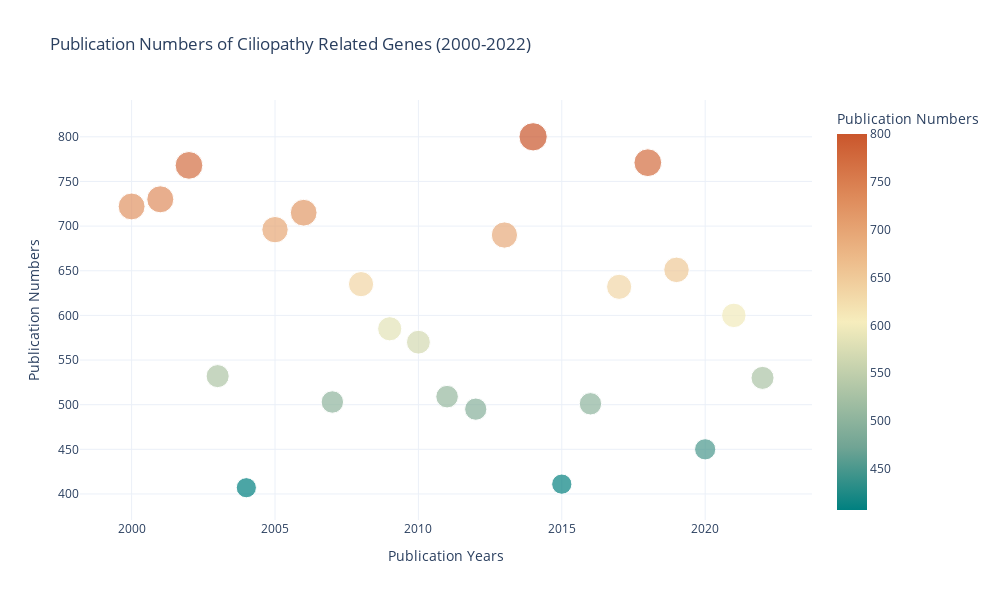

The cell this chart's notebook holds for it:
### Code cell
import plotly.express as px
import pandas as pd
import random

import plotly.express as px
import pandas as pd
import random

# 生成测试数据
years = list(range(2000, 2023))
publications = [random.randint(400, 800) for _ in years]
keywords = [f"Keyword_{year}" for year in years]
numbers = [random.randint(1, 10) for _ in years]

data = {'Year': years, 'Publications': publications, 'Keywords': keywords, 'Numbers': numbers}

df = pd.DataFrame(data)

# 使用plotly进行绘图
fig = px.scatter(df, 
                 x='Year', 
                 y='Publications', 
                 size='Publications',
                 color='Publications',
                 hover_name='Year',
                 hover_data=['Keywords', 'Numbers'],  # 添加了Keywords和Numbers到悬浮数据中
                 size_max=20,
                 title='Publication Numbers of Ciliopathy Related Genes (2000-2022)',
                 labels={"Publications": "Publication Numbers", "Year": "Publication Years"},
                 color_continuous_scale="Geyser",  # _r表示颜色反转
                #  color_continuous_scale=px.colors.sequential.Viridis
                 )


fig.update_layout(
    # font=dict(family="Arial", size=14),
    template="plotly_white",
    # template="simple_white",
    width=1000,  # 图表宽度
    height=600,  # 图表高度
)

# 显示图表
fig.show()

### Figure 1 — Plotly figure (JSON) as saved in the notebook; plotly's stock layout.template omitted (floating-point values rounded to 4 significant figures)
{"data": [{"customdata": [["Keyword_2000", 1], ["Keyword_2001", 7], ["Keyword_2002", 8], ["Keyword_2003", 5], ["Keyword_2004", 8], ["Keyword_2005", 5], ["Keyword_2006", 3], ["Keyword_2007", 10], ["Keyword_2008", 1], ["Keyword_2009", 7], ["Keyword_2010", 10], ["Keyword_2011", 1], ["Keyword_2012", 8], ["Keyword_2013", 1], ["Keyword_2014", 8], ["Keyword_2015", 5], ["Keyword_2016", 9], ["Keyword_2017", 6], ["Keyword_2018", 6], ["Keyword_2019", 6], ["Keyword_2020", 10], ["Keyword_2021", 10], ["Keyword_2022", 8]], "hovertemplate": "<b>%{hovertext}</b><br><br>Publication Years=%{x}<br>Publication Numbers=%{marker.color}<br>Keywords=%{customdata[0]}<br>Numbers=%{customdata[1]}<extra></extra>", "hovertext": [2000, 2001, 2002, 2003, 2004, 2005, 2006, 2007, 2008, 2009, 2010, 2011, 2012, 2013, 2014, 2015, 2016, 2017, 2018, 2019, 2020, 2021, 2022], "legendgroup": "", "marker": {"color": [722, 730, 768, 532, 407, 696, 715, 503, 635, 585, 570, 509, 495, 690, 800, 411, 501, 632, 771, 651, 450, 600, 530], "coloraxis": "coloraxis", "size": [722, 730, 768, 532, 407, 696, 715, 503, 635, 585, 570, 509, 495, 690, 800, 411, 501, 632, 771, 651, 450, 600, 530], "sizemode": "area", "sizeref": 2, "symbol": "circle"}, "mode": "markers", "name": "", "orientation": "v", "showlegend": false, "type": "scatter", "x": [2000, 2001, 2002, 2003, 2004, 2005, 2006, 2007, 2008, 2009, 2010, 2011, 2012, 2013, 2014, 2015, 2016, 2017, 2018, 2019, 2020, 2021, 2022], "xaxis": "x", "y": [722, 730, 768, 532, 407, 696, 715, 503, 635, 585, 570, 509, 495, 690, 800, 411, 501, 632, 771, 651, 450, 600, 530], "yaxis": "y"}], "layout": {"coloraxis": {"colorbar": {"title": {"text": "Publication Numbers"}}, "colorscale": [[0, "rgb(0, 128, 128)"], [0.1667, "rgb(112, 164, 148)"], [0.3333, "rgb(180, 200, 168)"], [0.5, "rgb(246, 237, 189)"], [0.6667, "rgb(237, 187, 138)"], [0.8333, "rgb(222, 138, 90)"], [1, "rgb(202, 86, 44)"]]}, "height": 600, "legend": {"itemsizing": "constant", "tracegroupgap": 0}, "title": {"text": "Publication Numbers of Ciliopathy Related Genes (2000-2022)"}, "width": 1000, "xaxis": {"anchor": "y", "domain": [0, 1], "title": {"text": "Publication Years"}}, "yaxis": {"anchor": "x", "domain": [0, 1], "title": {"text": "Publication Numbers"}}}}
